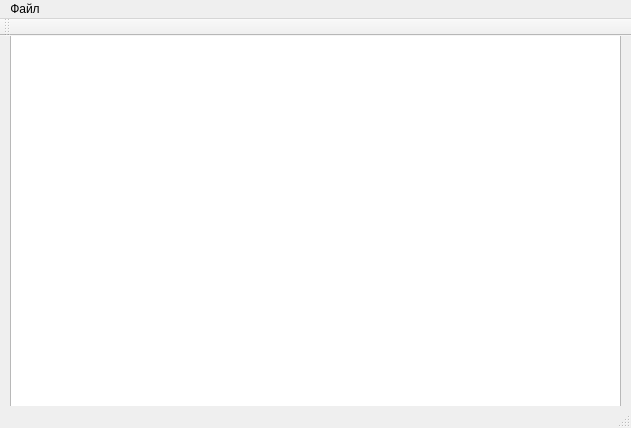
<?xml version="1.0" encoding="UTF-8"?>
<ui version="4.0">
 <class>MainWindow</class>
 <widget class="QMainWindow" name="MainWindow">
  <property name="geometry">
   <rect>
    <x>0</x>
    <y>0</y>
    <width>631</width>
    <height>428</height>
   </rect>
  </property>
  <property name="windowTitle">
   <string>MainWindow</string>
  </property>
  <widget class="QWidget" name="centralWidget">
   <widget class="QTextBrowser" name="textBrowser">
    <property name="geometry">
     <rect>
      <x>10</x>
      <y>-10</y>
      <width>611</width>
      <height>381</height>
     </rect>
    </property>
   </widget>
  </widget>
  <widget class="QMenuBar" name="menuBar">
   <property name="geometry">
    <rect>
     <x>0</x>
     <y>0</y>
     <width>631</width>
     <height>24</height>
    </rect>
   </property>
   <widget class="QMenu" name="menu">
    <property name="title">
     <string>Файл</string>
    </property>
    <addaction name="action"/>
   </widget>
   <addaction name="menu"/>
  </widget>
  <widget class="QToolBar" name="mainToolBar">
   <attribute name="toolBarArea">
    <enum>TopToolBarArea</enum>
   </attribute>
   <attribute name="toolBarBreak">
    <bool>false</bool>
   </attribute>
  </widget>
  <widget class="QStatusBar" name="statusBar"/>
  <action name="action">
   <property name="text">
    <string>Открыть</string>
   </property>
  </action>
 </widget>
 <layoutdefault spacing="6" margin="11"/>
 <resources/>
 <connections/>
</ui>
